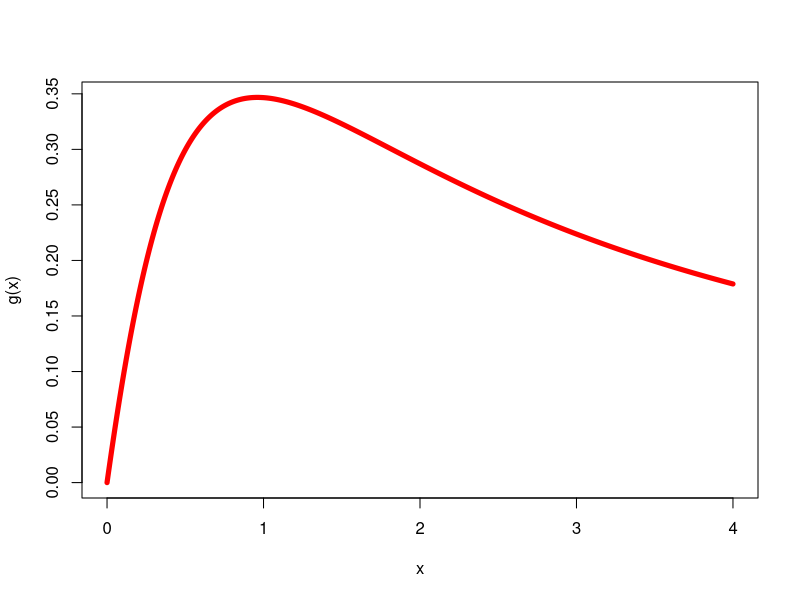
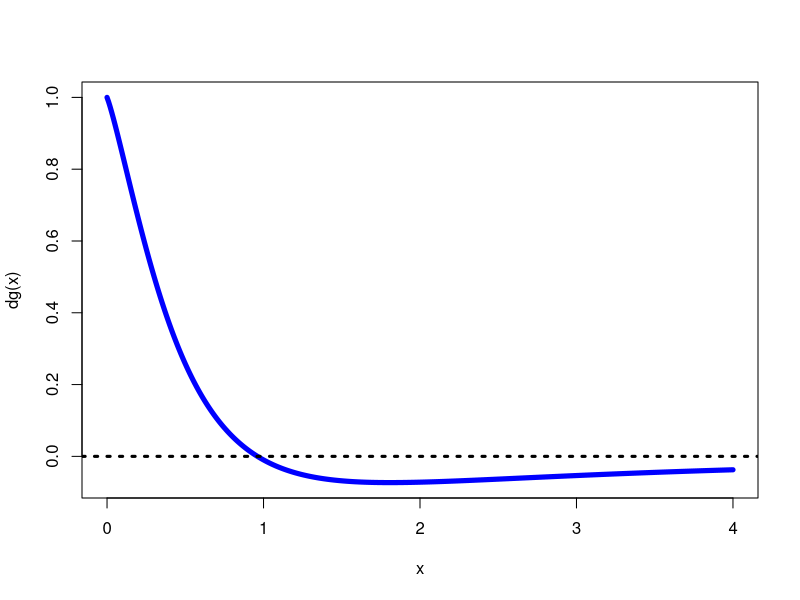

Reproduce these figures in R, in order. (Note: this script raises an error after producing the figures.)
## ---- chunk 1
g = function(x){
  gx = log(x + 1) / (x ^ 1.5 + 1)
  return(gx)
}

dg = function(x){
  dux = 1 / (x+1)
  ux = log(x+1)
  dvx = 1.5 * sqrt(x)
  vx = x ^ 1.5 + 1
  dg = (dux*vx - dvx*ux) / (vx ^ 2)
  return(dg)
}

estimate_d2g = function(xt, xt_1){
  return((dg(xt) - dg(xt_1)) / (xt - xt_1))
}


bisection = function(a, b, threshold = 0.001) {
  est_list = vector("list", length(a))
  
  for (i in seq_along(a)) {
    left = a[i]
    right = b[i]
    
    while (abs(left - right) > threshold) {
      mid = (left + right) / 2 
      dg_mid = dg(mid)  
      dg_left = dg(left)  
      dg_right = dg(right) 
      
      
      if (dg_left * dg_mid <= 0) {
        right = mid  
      } else if (dg_right * dg_mid < 0) {
        left = mid  
      }
      else{
        cat("The maximum is out of [",left,",",right,"].\n")
        break
      }
      
      
      if (abs(left - right) <= threshold) break
    }

    est_list[[i]] = (left + right) / 2
  }
  
  return(unlist(est_list)) 
}


secant = function(start, threshold) {

  xt1_list = vector("list", length(start))
  for (x0 in start) {
    xt = x0
    xt_1 = x0 - 0.1
    while (TRUE) {
      d2g = tryCatch({
        estimate_d2g(xt, xt_1)
      }, warning = function(w) {
          cat("When xt =",xt,"xt-1 =",xt_1,", the second order derivative is Nan.\n")
          return(1) 
        })
      if(d2g == 1){
        xt = 0
        break
      }
      xt1 = xt - dg(xt) / d2g
  
      if (abs(xt1 - xt) < threshold) {
        break
      }
      xt_1 = xt
      xt = xt1
    }
    xt1_list[[which(start == x0)]] = xt
  }
  return(unlist(xt1_list))
}

## ---- chunk 2
x = seq(from = 0, to = 4, by = 0.01)
gx = g(x)
plot(x=x, y=gx, type="l", col = "red",lwd = 5, ylab = "g(x)")
# points(x=est_secant, y=g(est_secant))
## ---- chunk 3
plot(x=x, y=dg(x), type = "l", col = "blue",lwd = 5)
abline(a = 0, b = 0, lwd = 3, lty = 3) 
# points(x=est_secant, y=dg(est_secant))
## ---- chunk 4
a = 0.8
b = 1.0
threshold = 0.001
cat("User input: \n a: ", a, "\n b: ",b, "\n Criterion: ", threshold)
b_op = bisection(a, b, threshold)
cat("\nThe estimated maximum point using bisection method is:", round(b_op,5))
## ---- chunk 5
start = 0.8
cat("User input: \n start: ", start, "\n Criterion: ", threshold)
s_op = secant(start, threshold)
cat("\nThe estimated maximum point using secant method is:", round(s_op,5))
## ---- chunk 6
a_vec = seq(from = 0.5, to = 1.0, by = 0.1)
b_vec = seq(from = 0.9, to = 1.4, by = 0.1)
start_vec = seq(from = 0.5, to = 2, by = 0.1)
cat("Bisection Method \n")
bisection(a = a_vec, b = b_vec, threshold = threshold)
cat("Secant Method \n")
secant(start = start_vec, threshold = threshold)
## ---- chunk 7
# Question 1
